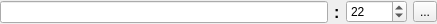
<?xml version="1.0" encoding="UTF-8"?>
<ui version="4.0">
 <class>RemoteMachineComboBox</class>
 <widget class="QWidget" name="RemoteMachineComboBox">
  <property name="geometry">
   <rect>
    <x>0</x>
    <y>0</y>
    <width>437</width>
    <height>24</height>
   </rect>
  </property>
  <property name="windowTitle">
   <string>RemoteMachineComboBox</string>
  </property>
  <layout class="QHBoxLayout" name="horizontalLayout">
   <property name="margin">
    <number>0</number>
   </property>
   <item>
    <widget class="QLineEdit" name="host"/>
   </item>
   <item>
    <widget class="QLabel" name="label_6">
     <property name="font">
      <font>
       <pointsize>12</pointsize>
       <weight>75</weight>
       <bold>true</bold>
      </font>
     </property>
     <property name="text">
      <string>:</string>
     </property>
    </widget>
   </item>
   <item>
    <widget class="QSpinBox" name="port">
     <property name="minimum">
      <number>1</number>
     </property>
     <property name="maximum">
      <number>65535</number>
     </property>
     <property name="value">
      <number>22</number>
     </property>
    </widget>
   </item>
   <item>
    <widget class="QToolButton" name="recent">
     <property name="text">
      <string>...</string>
     </property>
    </widget>
   </item>
  </layout>
 </widget>
 <resources/>
 <connections/>
</ui>
